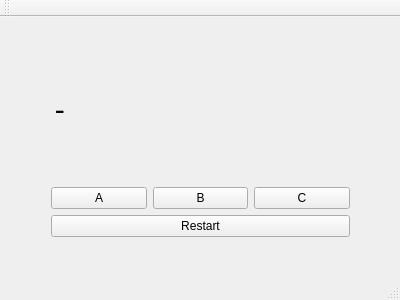
<?xml version="1.0" encoding="UTF-8"?>
<ui version="4.0">
 <class>GameGUI</class>
 <widget class="QMainWindow" name="GameGUI">
  <property name="geometry">
   <rect>
    <x>0</x>
    <y>0</y>
    <width>400</width>
    <height>300</height>
   </rect>
  </property>
  <property name="windowTitle">
   <string>GameGUI</string>
  </property>
  <widget class="QWidget" name="centralWidget">
   <widget class="QWidget" name="layoutWidget">
    <property name="geometry">
     <rect>
      <x>40</x>
      <y>10</y>
      <width>321</width>
      <height>221</height>
     </rect>
    </property>
    <layout class="QVBoxLayout" name="verticalLayout_3">
     <item>
      <layout class="QHBoxLayout" name="horizontalLayout_3"/>
     </item>
     <item>
      <layout class="QHBoxLayout" name="horizontalLayout_4">
       <item>
        <widget class="QLabel" name="label_pressedButtons">
         <property name="font">
          <font>
           <family>DejaVu Sans Mono</family>
           <pointsize>22</pointsize>
           <italic>false</italic>
          </font>
         </property>
         <property name="text">
          <string>-</string>
         </property>
        </widget>
       </item>
       <item>
        <widget class="QLabel" name="label_pressedButtons_WIN">
         <property name="font">
          <font>
           <family>DejaVu Sans Mono</family>
           <pointsize>22</pointsize>
           <italic>false</italic>
          </font>
         </property>
         <property name="text">
          <string/>
         </property>
        </widget>
       </item>
      </layout>
     </item>
     <item>
      <layout class="QVBoxLayout" name="verticalLayout_2">
       <item>
        <layout class="QVBoxLayout" name="verticalLayout">
         <item>
          <layout class="QHBoxLayout" name="horizontalLayout">
           <item>
            <widget class="QPushButton" name="ButtonA">
             <property name="text">
              <string>A</string>
             </property>
            </widget>
           </item>
           <item>
            <widget class="QPushButton" name="ButtonB">
             <property name="text">
              <string>B</string>
             </property>
            </widget>
           </item>
           <item>
            <widget class="QPushButton" name="ButtonC">
             <property name="text">
              <string>C</string>
             </property>
            </widget>
           </item>
          </layout>
         </item>
        </layout>
       </item>
       <item>
        <widget class="QPushButton" name="Restart">
         <property name="text">
          <string>Restart</string>
         </property>
        </widget>
       </item>
      </layout>
     </item>
    </layout>
   </widget>
  </widget>
  <widget class="QMenuBar" name="menuBar">
   <property name="geometry">
    <rect>
     <x>0</x>
     <y>0</y>
     <width>400</width>
     <height>22</height>
    </rect>
   </property>
  </widget>
  <widget class="QToolBar" name="mainToolBar">
   <attribute name="toolBarArea">
    <enum>TopToolBarArea</enum>
   </attribute>
   <attribute name="toolBarBreak">
    <bool>false</bool>
   </attribute>
  </widget>
  <widget class="QStatusBar" name="statusBar"/>
 </widget>
 <layoutdefault spacing="6" margin="11"/>
 <resources/>
 <connections/>
</ui>
